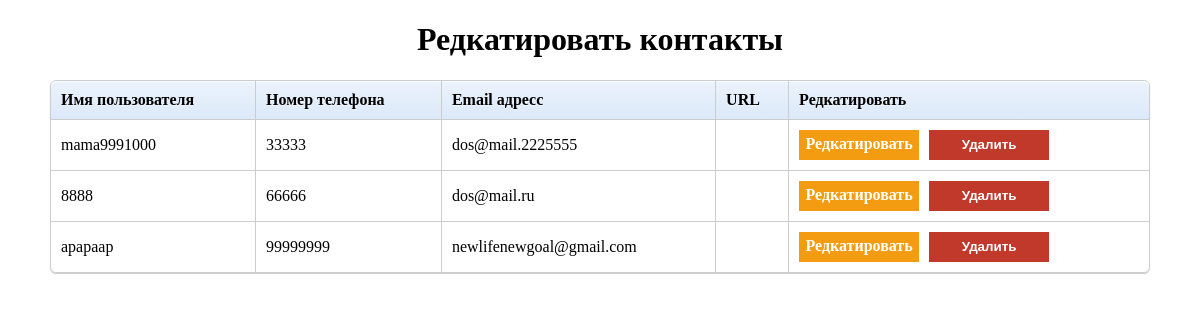
The page /core/admin/index.php on the database its author committed.
### tables this page shows
CREATE TABLE IF NOT EXISTS `contacts` (
  `id` int(11) NOT NULL,
  `username` varchar(255) NOT NULL,
  `phone` int(11) NOT NULL,
  `email` varchar(255) NOT NULL,
  `page` text NOT NULL
);

### core/contact_model.php (called while the page is built, shortened)
<?php
class Contact_model
{
	public $table;
	public function select($sql = '')
	{
		$db = DBConnect::getInstance();
		if($sql == '')
		{
			$sql 	 =  "SELECT * FROM $this->table";
			$stmt	 = $db->prepare($sql);
			$result  = $stmt->execute();
			return $stmt->fetchAll(PDO::FETCH_ASSOC);
		}else {
			$stmt   = $db->prepare($sql);
			$result = $stmt->execute();
			return $stmt->fetchAll(PDO::FETCH_ASSOC);
		}
	}
}

### core/admin/index.php (the view, shortened to what this page needs)
<?php
require_once('../contact_model.php');
$contact 		= new Contact_model();
$contact->table = 'contacts';
$contacts = $contact->select();
?>
<!doctype html>
<html>
	<head>
		<link href="../../css/main.css" rel="stylesheet">
	</head>
	<body>
		<div id="wrapper">
			<h1>Редкатировать контакты</h1>
			<table class="bordered">
			<thead>
				<tr>
					<th>Имя пользователя</th>
					<th>Номер телефона</th>
					<th>Email адресс</th>
					<th>URL</th>
					<th>Редкатировать</th>
				</tr>
			</thead>
				<?php foreach($contacts as $con):?>
				<tr>
					<td><?php echo $con['username'];?></td>
					<td><?php echo $con['phone'];?></td>
					<td><?php echo $con['email'];?></td>
					<td><?php echo $con['page'];?></td>
					<td>
						<button class="deletebtn" onclick="deleteContact(this)" id="deletebtn<?php echo $con['id'];?>" value="<?php echo $con['id'];?>">Удалить</button>
						<a class="editbtn" href="edit.php?con_id=<?php echo $con['id'];?>">Редкатировать</a>
					</td>
				</tr>
				<?php endforeach ?>
			</table>
		</div>
	</body>
</html>

### css/main.css (style rules this page uses)
body { margin:0; height:100%; }
#wrapper { width:1100px; margin:0 auto; text-align:center; }
#wrapper table { margin:20px auto; }
table { *border-collapse: collapse; border-spacing: 0; width: 100%; }
.bordered { border: solid #ccc 1px; -moz-border-radius: 6px; -webkit-border-radius: 6px; border-radius: 6px; -webkit-box-shadow: 0 1px 1px #ccc; -moz-box-shadow: 0 1px 1px #ccc; box-shadow: 0 1px 1px #ccc; }
.bordered td, .bordered th { border-left: 1px solid #ccc; border-top: 1px solid #ccc; padding: 10px; text-align: left; }
.bordered th { background-color: #dce9f9; background-image: -webkit-gradient(linear, left top, left bottom, from(#ebf3fc), to(#dce9f9)); background-image: -webkit-linear-gradient(top, #ebf3fc, #dce9f9); background-image: -moz-linear-gradient(top, #ebf3fc, #dce9f9); background-image: -ms-linear-gradient(top, #ebf3fc, #dce9f9); background-image: -o-linear-gradient(top, #ebf3fc, #dce9f9); background-image: linear-gradient(top, #ebf3fc, #dce9f9); -webkit-box-shadow: 0 1px 0 rgba(255,255,255,.8) inset; -moz-box-shadow:0 1px 0 rgba(255,255,255,.8) inset; box-shadow: 0 1px 0 rgba(255,255,255,.8) inset; border-top: none; text-shadow: 0 1px 0 rgba(255,255,255,.5); }
.bordered td:first-child, .bordered th:first-child { border-left: none; }
.bordered th:first-child { -moz-border-radius: 6px 0 0 0; -webkit-border-radius: 6px 0 0 0; border-radius: 6px 0 0 0; }
.bordered th:last-child { -moz-border-radius: 0 6px 0 0; -webkit-border-radius: 0 6px 0 0; border-radius: 0 6px 0 0; }
.bordered tr:last-child td:first-child { -moz-border-radius: 0 0 0 6px; -webkit-border-radius: 0 0 0 6px; border-radius: 0 0 0 6px; }
.bordered tr:last-child td:last-child { -moz-border-radius: 0 0 6px 0; -webkit-border-radius: 0 0 6px 0; border-radius: 0 0 6px 0; }
.deletebtn { width:120px; height:30px; color:#fff; font-weight:bold; border:0; }
.deletebtn { background:#C0392B; }
table a { text-decoration:none; display:block; float:left; margin-right:10px; padding:0; color:#fff; font-weight:bold; border:0; width:120px; height:25px; background:#F39C12; text-align:center; padding-top:5px; }

### rows shown on the page
contacts: username "mama9991000", phone "33333", email "dos@mail.2225555", $con['id'] 33 (drawn)
contacts: username "8888", phone "66666", email "dos@mail.ru", $con['id'] 34 (drawn)
contacts: username "apapaap", phone "99999999", email "newlifenewgoal@gmail.com", $con['id'] 35 (drawn)
